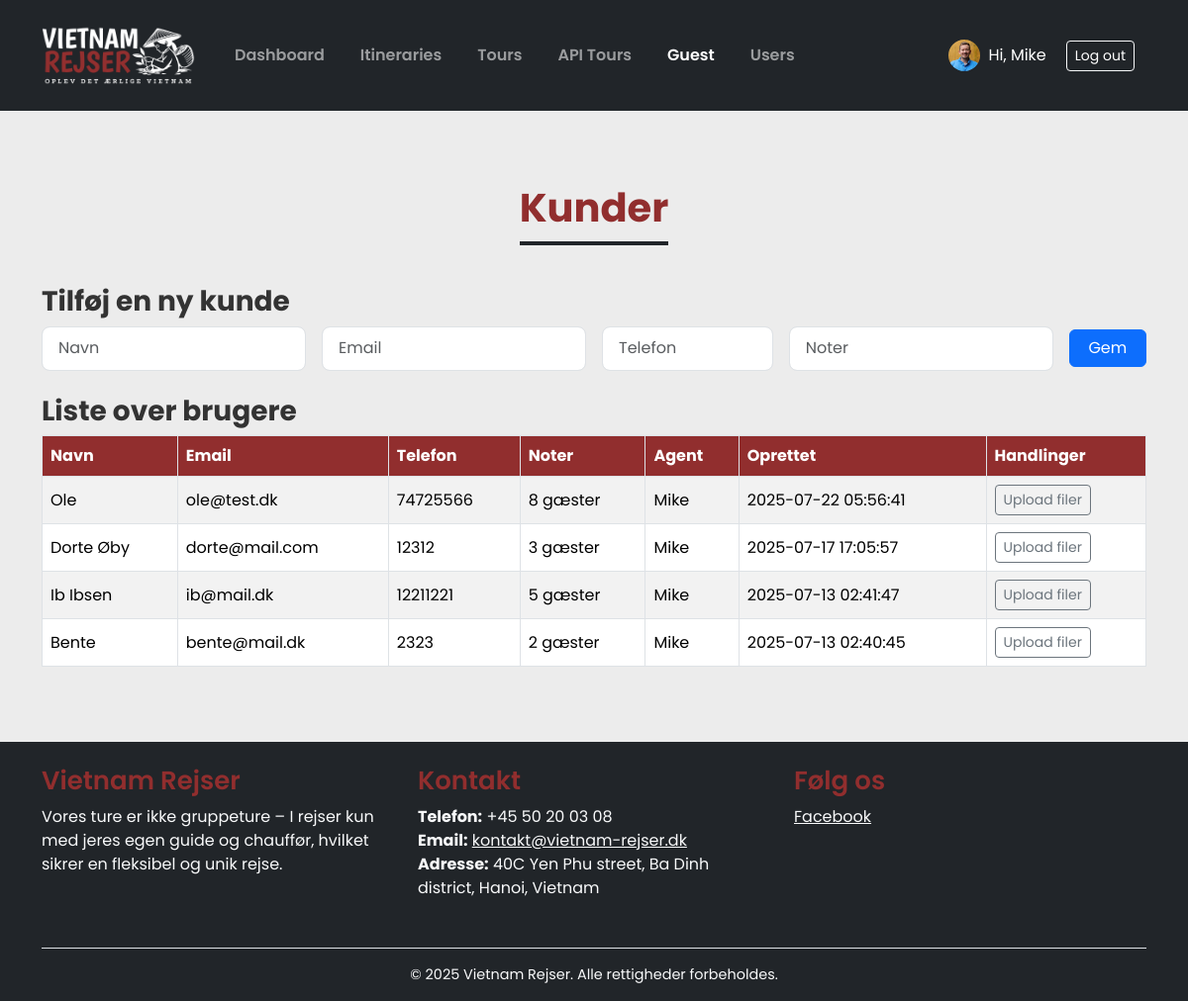
The page /customers.php (signed in) on the database its author committed.
### tables this page shows
CREATE TABLE `users` (
  `id` int(11) NOT NULL,
  `name` varchar(100) DEFAULT NULL,
  `email` varchar(100) DEFAULT NULL,
  `phone` varchar(30) DEFAULT NULL,
  `password` varchar(255) DEFAULT NULL,
  `role` enum('agent','customer') DEFAULT 'agent',
  `created_at` timestamp NOT NULL DEFAULT current_timestamp(),
  `photo` varchar(255) DEFAULT NULL
);

CREATE TABLE `customers` (
  `id` int(11) NOT NULL,
  `user_id` int(11) DEFAULT NULL,
  `name` varchar(100) DEFAULT NULL,
  `email` varchar(100) DEFAULT NULL,
  `phone` varchar(20) DEFAULT NULL,
  `notes` text DEFAULT NULL,
  `password` varchar(255) DEFAULT NULL,
  `role` varchar(20) DEFAULT 'customer',
  `created_at` timestamp NOT NULL DEFAULT current_timestamp()
);

### customers.php (the view, shortened to what this page needs)
<?php
require 'includes/db.php';
include 'includes/header.php';
$role = $_SESSION['role'];
$user_id = $_SESSION['user_id'];
if ($role === 'admin') {
  $customers = $conn->query("SELECT customers.*, users.name AS agent_name FROM customers LEFT JOIN users ON customers.user_id = users.id ORDER BY customers.created_at DESC");
} else {
  $stmt = $conn->prepare("SELECT customers.*, users.name AS agent_name FROM customers LEFT JOIN users ON customers.user_id = users.id WHERE customers.user_id = ? ORDER BY customers.created_at DESC");
  $stmt->bind_param("i", $user_id);
  $stmt->execute();
  $customers = $stmt->get_result();
}
?>
<h2>Kunder</h2>
<h3>Tilføj en ny kunde</h3>
<form method="post" class="mb-4">
  <div class="row g-3">
    <div class="col-md-3">
      <input type="text" name="name" class="form-control" placeholder="Navn" required>
    </div>
    <div class="col-md-3">
      <input type="email" name="email" class="form-control" placeholder="Email" required>
    </div>
    <div class="col-md-2">
      <input type="text" name="phone" class="form-control" placeholder="Telefon">
    </div>
    <div class="col-md-3">
      <input type="text" name="notes" class="form-control" placeholder="Noter">
    </div>
    <div class="col-md-1">
      <button class="btn btn-primary w-100">Gem</button>
    </div>
  </div>
</form>
<h3>Liste over brugere</h3>
<table class="table table-bordered table-striped">
  <thead>
    <tr>
      <th>Navn</th>
      <th>Email</th>
      <th>Telefon</th>
      <th>Noter</th>
      <th>Agent</th>
      <th>Oprettet</th>
      <th>Handlinger</th>
    </tr>
  </thead>
  <tbody>
    <?php while ($c = $customers->fetch_assoc()): ?>
      <tr>
        <td><?= htmlspecialchars($c['name']) ?></td>
        <td><?= htmlspecialchars($c['email']) ?></td>
        <td><?= htmlspecialchars($c['phone']) ?></td>
        <td><?= htmlspecialchars($c['notes']) ?></td>
        <td><?= htmlspecialchars($c['agent_name'] ?? '–') ?></td>
        <td><?= $c['created_at'] ?></td>
        <td>
          <a href="upload_file.php?customer_id=<?= $c['id'] ?>" class="btn btn-sm btn-outline-secondary">
            Upload filer
          </a>
        </td>
      </tr>
    <?php endwhile; ?>
  </tbody>
</table>
<?php include 'includes/footer.php'; ?>

### includes/header.php (shortened to what this page needs)
<!DOCTYPE html>
<html lang="da">
<head>
  <link rel="stylesheet" href="https://cdn.jsdelivr.net/npm/bootstrap@5.3.3/dist/css/bootstrap.min.css">
  <link rel="stylesheet" href="assets/style.css?v=1.5">
  <link rel="stylesheet" href="assets/tour_style.css?v=1.5">
  <link rel="stylesheet" href="https://cdnjs.cloudflare.com/ajax/libs/lightbox2/2.11.4/css/lightbox.min.css">
  <link rel="stylesheet" href="https://cdn.jsdelivr.net/npm/flatpickr/dist/flatpickr.min.css">
  <link href="https://cdn.jsdelivr.net/npm/select2@4.1.0-rc.0/dist/css/select2.min.css" rel="stylesheet" />
</head>
<body>
<div class="page-wrapper">
<div class="content">
<header class="bg-dark text-white">
  <div class="container py-3 d-flex justify-content-between align-items-center">
    <a class="navbar-brand" href="dashboard.php">
      <img class="nav-logo" src="img/vietnam-rejser-logo-2024-light.png" alt="Logo">
    </a>
    <?php if (isset($_SESSION['user_id'])): ?>
    <nav class="navbar navbar-expand-lg navbar-dark">
      <div class="container-fluid">
        <div class="collapse navbar-collapse" id="navbarNav">
          <ul class="navbar-nav me-auto mb-2 mb-lg-0">
            <?php if ($_SESSION['role'] === 'agent' || $_SESSION['role'] === 'admin'): ?>
              <li class="nav-item"><a class="nav-link <?= basename($_SERVER['PHP_SELF']) === 'dashboard.php' ? 'active' : '' ?>" href="dashboard.php">Dashboard</a></li>
              <li class="nav-item"><a class="nav-link <?= basename($_SERVER['PHP_SELF']) === 'add_customer_itinerary.php' ? 'active' : '' ?>" href="add_customer_itinerary.php">Itineraries</a></li>
              <li class="nav-item"><a class="nav-link <?= basename($_SERVER['PHP_SELF']) === 'tours.php' ? 'active' : '' ?>" href="tours.php">Tours</a></li>
              <li class="nav-item"><a class="nav-link <?= basename($_SERVER['PHP_SELF']) === 'api_tours.php' ? 'active' : '' ?>" href="api_tours.php">API Tours</a></li>
              <li class="nav-item"><a class="nav-link <?= basename($_SERVER['PHP_SELF']) === 'customers.php' ? 'active' : '' ?>" href="customers.php">Guest</a></li>
              <li class="nav-item"><a class="nav-link <?= basename($_SERVER['PHP_SELF']) === 'users.php' ? 'active' : '' ?>" href="users.php">Users</a></li>
            <?php endif; ?>
          </ul>
          <span class="navbar-text text-white align-items-center d-flex">
            <?php
              require_once __DIR__ . '/db.php';
              $uid = $_SESSION['user_id'];
              $role = $_SESSION['role'];
              $name = '';
              $photo = '';
              if ($role === 'agent' || $role === 'admin') {
                $stmt = $conn->prepare("SELECT name, photo FROM users WHERE id = ?");
                $stmt->bind_param("i", $uid);
              } else {
                $stmt = $conn->prepare("SELECT name FROM customers WHERE id = ?");
                $stmt->bind_param("i", $uid);
              }
              $stmt->execute();
              $result = $stmt->get_result();
              if ($user = $result->fetch_assoc()) {
                $name = htmlspecialchars($user['name']);
                if ($role === 'agent' || $role === 'admin') {
                  $photo = !empty($user['photo']) && file_exists($user['photo']) ? $user['photo'] : 'img/default-user.png';
                }
              }
              ?>
              <span class="navbar-text text-white d-flex align-items-center">
                <?php if ($photo): ?>
                  <img src="<?= htmlspecialchars($photo) ?>" alt="Profile" width="32" height="32" class="rounded-circle me-2" style="object-fit: cover;">
                <?php endif; ?>
                Hi, <?= $name ?>
              </span>
          <a href="logout.php" class="btn btn-outline-light btn-sm" style="margin-left: 20px;">Log out</a>
        </div>
      </div>
    </nav>
    <?php endif; ?>
  </div>
</header>
<?php
  if (strpos($_SERVER['REQUEST_URI'], "view_itinerary.php") !== false)
  {
  } else {
      echo "<div class='container mt-4 mainCon form__group'>";
  }
?>

### includes/footer.php (shortened to what this page needs)
    </div></div>
    <footer class="bg-dark text-light pt-4 pb-3">
      <div class="container">
        <div class="row">
          <div class="col-md-4 mb-3">
            <h5>Vietnam Rejser</h5>
            <p>Vores ture er ikke gruppeture – I rejser kun med jeres egen guide og chauffør, hvilket sikrer en fleksibel og unik rejse.</p>
          </div>
          <div class="col-md-4 mb-3">
            <h5>Kontakt</h5>
            <p>
              <strong>Telefon:</strong> +45 50 20 03 08<br>
              <strong>Email:</strong> <a href="mailto:kontakt@vietnam-rejser.dk" class="text-light">kontakt@vietnam-rejser.dk</a><br>
              <strong>Adresse:</strong> 40C Yen Phu street, Ba Dinh district, Hanoi, Vietnam
            </p>
          </div>
          <div class="col-md-4 mb-3">
            <h5>Følg os</h5>
            <a href="https://www.facebook.com/VietnamRejser" target="_blank" class="text-light me-2">
              <i class="bi bi-facebook"></i> Facebook
            </a>
          </div>
        </div>
        <div class="text-center mt-3 border-top pt-3" style="font-size: 0.9em;">
          &copy; <?= date('Y') ?> Vietnam Rejser. Alle rettigheder forbeholdes.
        </div>
      </div>
    </footer>
  </div>
</body>
</html>

### assets/style.css (style rules this page uses)
body { font-family: "Poppins", sans-serif; overflow-y: scroll; }
html, body { height: 100%; background: #ececec; }
footer { margin-top: 60px; }
.page-wrapper { min-height: 100%; display: flex; flex-direction: column; }
.mainCon { padding-top: 50px; }
.content { flex: 1; }
input[type="text"], input[type="email"], input[type="password"], select, textarea { border-radius: 8px; box-shadow: none; transition: border-color 0.2s ease-in-out, box-shadow 0.2s ease-in-out; }
p, td { font-size: 16px; }
h1, h2, h4, h5 { color: #912e2e; font-weight: 600; }
h2 { font-weight: 700; margin: 0 auto; font-size: 40px; margin-bottom: 40px; padding-bottom: 10px; display: table; border-bottom: 4px solid #212529; }
h3 { color: #333; font-weight: 700; }
.h5, h5 { font-size: 26px; }
.navbar { width: 100%; }
tbody, td, tfoot, th, thead, tr { vertical-align: middle; }
body th { background: #912e2e !important; color: white !important; }
.nav-logo { width: 155px; }
.nav-item { margin-left: 20px; font-weight: 600; }
.form-control, .form-select { padding: 0.6rem 1rem; }
.mainCon .g-3, .gy-3 { align-items: center; }

### rows shown on the page
users: photo (picture), name "Mike"
customers: name "Ole", email "ole@test.dk", phone "74725566", notes "8 gæster", user.name "Mike", created_at "2025-07-22 05:56:41"
customers: name "Dorte Øby", email "dorte@mail.com", phone "12312", notes "3 gæster", user.name "Mike", created_at "2025-07-17 17:05:57"
customers: name "Ib Ibsen", email "ib@mail.dk", phone "12211221", notes "5 gæster", user.name "Mike", created_at "2025-07-13 02:41:47"
customers: name "Bente", email "bente@mail.dk", phone "2323", notes "2 gæster", user.name "Mike", created_at "2025-07-13 02:40:45"
